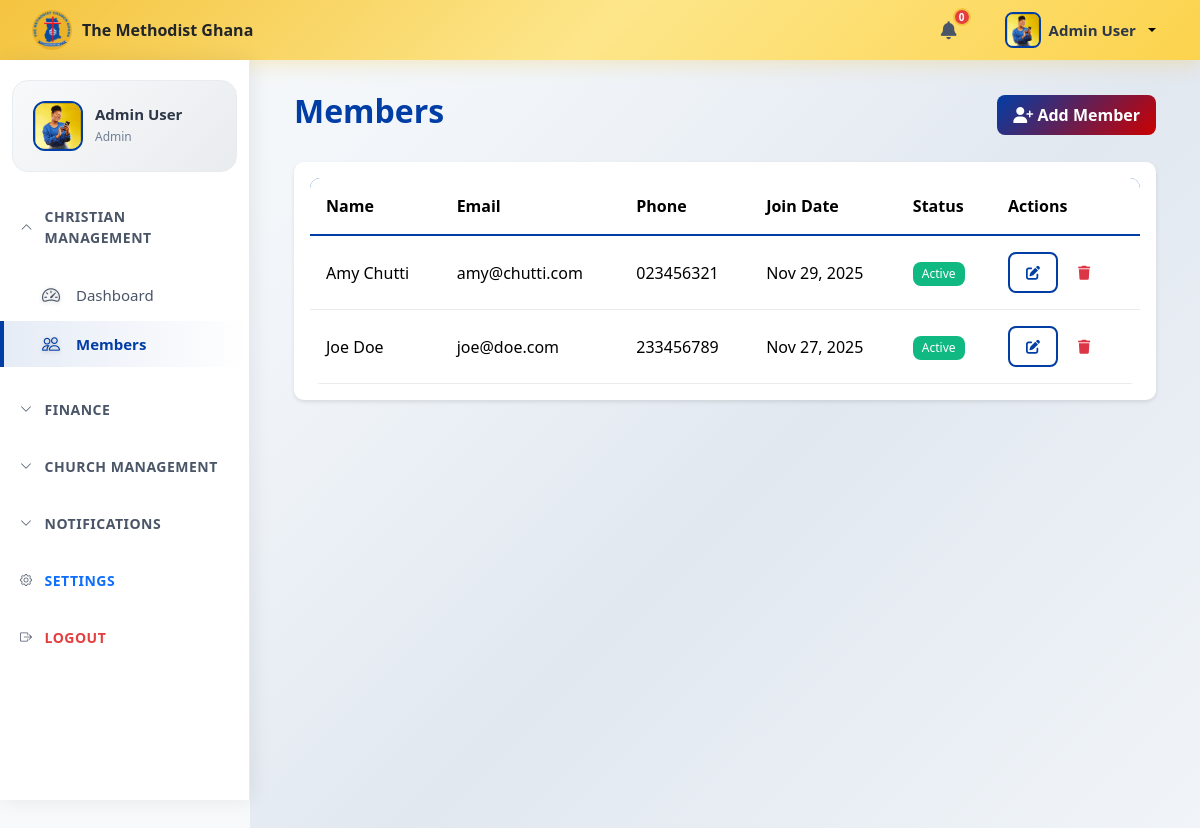
Page /app/views/members.php (signed in) on the earlier database version.
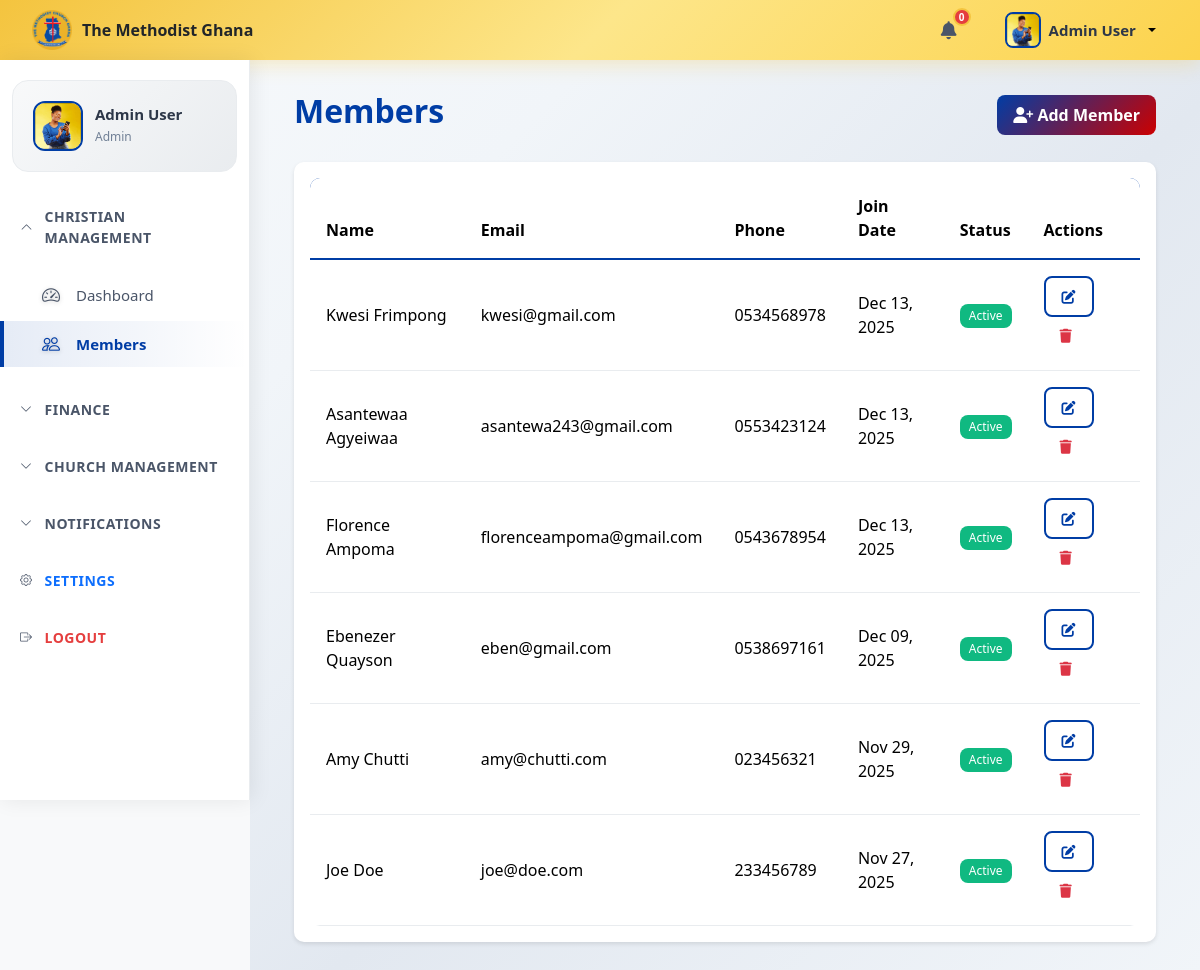
Same page on the later database version.
### tables this page shows
CREATE TABLE `settings` (
  `id` int(11) NOT NULL,
  `setting_key` varchar(100) NOT NULL,
  `setting_value` longtext DEFAULT NULL,
  `description` text DEFAULT NULL,
  `created_at` timestamp NOT NULL DEFAULT current_timestamp(),
  `updated_at` timestamp NOT NULL DEFAULT current_timestamp() ON UPDATE current_timestamp()
);

CREATE TABLE `users` (
  `id` int(11) NOT NULL,
  `email` varchar(255) NOT NULL,
  `password` varchar(255) NOT NULL,
  `first_name` varchar(100) NOT NULL,
  `last_name` varchar(100) NOT NULL,
  `role_id` int(11) NOT NULL,
  `phone` varchar(20) DEFAULT NULL,
  `profile_photo` varchar(255) DEFAULT NULL,
  `is_active` tinyint(1) DEFAULT 1,
  `created_at` timestamp NOT NULL DEFAULT current_timestamp(),
  `updated_at` timestamp NOT NULL DEFAULT current_timestamp() ON UPDATE current_timestamp()
);

CREATE TABLE `members` (
  `id` int(11) NOT NULL,
  `user_id` int(11) DEFAULT NULL,
  `first_name` varchar(100) NOT NULL,
  `last_name` varchar(100) NOT NULL,
  `email` varchar(255) DEFAULT NULL,
  `phone` varchar(20) DEFAULT NULL,
  `date_of_birth` date DEFAULT NULL,
  `gender` varchar(20) DEFAULT NULL,
  `join_date` date DEFAULT NULL,
  `status` varchar(50) DEFAULT 'active',
  `address` varchar(255) DEFAULT NULL,
  `city` varchar(100) DEFAULT NULL,
  `state` varchar(100) DEFAULT NULL,
  `zip_code` varchar(20) DEFAULT NULL,
  `emergency_contact` varchar(100) DEFAULT NULL,
  `emergency_phone` varchar(20) DEFAULT NULL,
  `photo` varchar(255) DEFAULT NULL,
  `created_at` timestamp NOT NULL DEFAULT current_timestamp(),
  `updated_at` timestamp NOT NULL DEFAULT current_timestamp() ON UPDATE current_timestamp()
);

### config/database.php (called while the page is built, shortened)
<?php
class Database {
    private $host = 'localhost';
    private $db_name = 'church_management_system';
    private $user = 'root';
    private $password = '';
    private $pdo;
    private static $instance = null;
    public static function getInstance() {
        if (self::$instance === null) {
            self::$instance = new self();
        }
        return self::$instance;
    }
    public function connect() {
        try {
            $dsn = 'mysql:host=' . $this->host . ';dbname=' . $this->db_name;
            $this->pdo = new PDO($dsn, $this->user, $this->password);
            $this->pdo->setAttribute(PDO::ATTR_ERRMODE, PDO::ERRMODE_EXCEPTION);
            $this->pdo->setAttribute(PDO::ATTR_DEFAULT_FETCH_MODE, PDO::FETCH_ASSOC);
        } catch (PDOException $e) {
            die('Connection Error: ' . $e->getMessage());
        }
    }
    public function getConnection() {
        return $this->pdo;
    }
    public function query($sql, $params = []) {
        try {
            $stmt = $this->pdo->prepare($sql);
            $stmt->execute($params);
            return $stmt;
        } catch (PDOException $e) {
            die('Query Error: ' . $e->getMessage());
        }
    }
    public function fetchAll($sql, $params = []) {
        return $this->query($sql, $params)->fetchAll();
    }
}
?>

### app/models/Member.php (called while the page is built, shortened)
<?php
class Member {
    private $db;
    private $table = 'members';
    public function __construct() {
        $this->db = Database::getInstance()->getConnection();
    }
    public function getAll($limit = null, $offset = 0) {
        $sql = "SELECT * FROM {$this->table} WHERE status = 'active' ORDER BY created_at DESC";
        if ($limit) {
            $sql .= " LIMIT :limit OFFSET :offset";
            $stmt = $this->db->prepare($sql);
            $stmt->bindParam(':limit', $limit, PDO::PARAM_INT);
            $stmt->bindParam(':offset', $offset, PDO::PARAM_INT);
        } else {
            $stmt = $this->db->prepare($sql);
        }
        $stmt->execute();
        return $stmt->fetchAll(PDO::FETCH_ASSOC);
    }
}
?>

### app/views/members.php (the view, shortened to what this page needs)
<?php
$activePage='members';
require_once __DIR__ . '/../../config/database.php';
require_once __DIR__ . '/../models/Member.php';
$member = new Member();
$members = $member->getAll();
?>
<?php include 'header.php'; ?>
<div class="main-content">
    <?php include 'sidebar.php'; ?>
    <div class="container-fluid">
        <div class="d-flex justify-content-between align-items-center mb-4">
            <h2 class="fw-bold" style="color: var(--primary-color);">Members</h2>
            <button class="btn btn-primary" data-bs-toggle="modal" data-bs-target="#addMemberModal">
                <i class="fas fa-user-plus"></i> Add Member
            </button>
        </div>
        <div class="card">
            <div class="card-body">
                <div class="table-responsive">
                    <table class="table table-hover">
                        <thead style="background-color: var(--primary-color); color: white;">
                            <tr>
                                <th>Name</th>
                                <th>Email</th>
                                <th>Phone</th>
                                <th>Join Date</th>
                                <th>Status</th>
                                <th>Actions</th>
                            </tr>
                        </thead>
                        <tbody>
                            <?php foreach ($members as $m): ?>
                                <tr>
                                    <td><?php echo htmlspecialchars($m['first_name'] . ' ' . $m['last_name']); ?></td>
                                    <td><?php echo htmlspecialchars($m['email'] ?? 'N/A'); ?></td>
                                    <td><?php echo htmlspecialchars($m['phone'] ?? 'N/A'); ?></td>
                                    <td><?php echo date('M d, Y', strtotime($m['join_date'] ?? $m['created_at'])); ?></td>
                                    <td><span class="badge bg-success"><?php echo ucfirst($m['status']); ?></span></td>
                                    <td>
                                            <button class="btn btn-sm btn-outline-primary editBtn" data-bs-toggle="modal" data-bs-target="#editMemberModal<?php echo $m['id']; ?>">
                                            <i class="fas fa-edit"></i>
                                        </button>
                                        <button class="btn btn-sm btn-outline-danger" onclick="confirmDelete(<?php echo $m['id']; ?>)">
                                            <i class="fas fa-trash"></i>
                                        </button>
                                    </td>
                                </tr>
                            <?php endforeach; ?>
                        </tbody>
                    </table>
                </div>
            </div>
        </div>
    </div>
</div>

### app/views/header.php (shortened to what this page needs)
<?php
require_once __DIR__ . '/../../config/database.php';
$pdo = Database::getInstance()->getConnection();
$userId = $_SESSION['user_id'] ?? null;
$user = null;
if($userId) {
    $stmt = $pdo->prepare("SELECT first_name, last_name, profile_photo FROM users WHERE id = :id");
    $stmt->execute([':id' => $userId]);
    $user = $stmt->fetch(PDO::FETCH_ASSOC);
}
$db = Database::getInstance();
$settings = $db->fetchAll("SELECT * FROM settings");
$church_name = 'The Methodist Church Ghana';
foreach ($settings as $setting) {
    if ($setting['setting_key'] === 'church_name') $church_name = $setting['setting_value'];
}
?>
<!DOCTYPE html>
<html lang="en">
<head>
    <link href="https://cdn.jsdelivr.net/npm/bootstrap@5.3.2/dist/css/bootstrap.min.css" rel="stylesheet">
    <link rel="stylesheet" href="https://cdn.jsdelivr.net/npm/bootstrap-icons@1.11.0/font/bootstrap-icons.css">
    <link rel="stylesheet" href="https://cdnjs.cloudflare.com/ajax/libs/font-awesome/6.4.0/css/all.min.css">
    <link rel="stylesheet" href="<?php echo BASE_URL;?>/assets/css/style.css?v=<?php echo time(); ?>">
</head>
<body>
<?php
include __DIR__ . '/navbar.php';
?>

### app/views/navbar.php (shortened to what this page needs)
<?php
require_once __DIR__ . '/../../config/database.php';
?>
    <nav class="top-navbar">
        <div class="top-nav-left">
            <div class="d-none d-md-flex align-items-center">
                <img src="<?php echo BASE_URL;?>/assets/images/methodist-logo.png" alt="Logo" style="height: 40px; margin-right: 10px;">
                <span class="fw-bold text-dark"><?php echo htmlspecialchars($church_name); ?></span>
            </div>
        </div>
        <div class="top-nav-right">
         <div class="dropdown">
            <button class="top-nav-icon-btn notification-btn" data-bs-toggle="dropdown">
                <i class="fas fa-bell"></i>
                <span class="notification-badge"><?= $unread_count['COUNT(*)'] ?? 0 ?></span>
            </button>
         </div>
            <div class="dropdown user-dropdown ms-2">
                <button class="user-profile-btn dropdown-toggle" data-bs-toggle="dropdown">
                    <img src="<?php echo BASE_URL; echo '/'; echo htmlspecialchars($user['profile_photo'] ?? '/assets/images/placeholder-user.jpg'); ?>" alt="User" class="user-thumbnail">
                    <span class="d-none d-md-inline user-name-top"><?php echo htmlspecialchars($user['first_name'] . ' ' . $user['last_name']); ?></span>
                </button>
            </div>
        </div>
    </nav>
</body>
</html>

### app/views/sidebar.php (shortened to what this page needs)
<?php
include_once __DIR__ . '/../../config/database.php';
$pdo = Database::getInstance()->getConnection();
$userId = $_SESSION['user_id'] ?? null;
$user = null;
if($userId) {
    $stmt = $pdo->prepare("SELECT first_name, last_name, profile_photo FROM users WHERE id = :id");
    $stmt->execute([':id' => $userId]);
    $user = $stmt->fetch(PDO::FETCH_ASSOC);
}
$activePage = isset($activePage) ? $activePage : 'dashboard';
function isActive($page, $current){
    return $page === $current ? 'active' : '';
}
function isCollapsed($group, $current){
    $groups = [
        'christianManagement' => ['dashboard', 'members'],
        'finance' => ['donations', 'expenses', 'overview'],
        'churchManagement' => ['ministries', 'events', 'attendance', 'service'],
        'notifications' => ['notifications']
    ];
    if(isset($groups[$group]) && in_array($current, $groups[$group])){
        return 'show';
    }
    return '';
}
?>
<nav class="sidebar sidebar-menu-groups" id="sidebar">
    <div class="sidebar-user-card">
        <div class="user-avatar">
            <img src="<?php echo BASE_URL; echo '/'; echo htmlspecialchars($user['profile_photo'] ?? '/assets/images/placeholder-user.jpg'); ?>" alt="User">
        </div>
        <div class="user-info">
            <h6><?php echo htmlspecialchars($user['first_name'] . ' ' . $user['last_name']); ?></h6>
            <span class="user-role"><?php echo htmlspecialchars($_SESSION['user_role']); ?></span>
        </div>
    </div>
    <div class="sidebar-menu-groups">
        <div class="menu-group">
            <div class="menu-group-header"   data-bs-target="#christianManagement" aria-expanded="<?= isCollapsed('christianManagement', $activePage) ? 'true' : 'false' ?>">
                <i class="bi bi-chevron-down"></i>
                <span>Christian Management</span>
            </div>
            <ul class="sidebar-menu collapse <?= isCollapsed('christianManagement', $activePage) ?>" id="christianManagement">
                <li><a href="dashboard.php" class="<?= isActive('dashboard', $activePage) ?>"><i class="bi bi-speedometer2"></i> Dashboard</a></li>
                <li><a href="members.php" class="<?= isActive('members', $activePage) ?>"><i class="bi bi-people"></i> Members</a></li>
            </ul>
        </div>
        <div class="menu-group">
            <div class="menu-group-header"  data-bs-target="#finance" aria-expanded="<?= isCollapsed('finance', $activePage) ? 'true' : 'false' ?>">
                <i class="bi bi-chevron-down"></i>
                <span>Finance</span>
            </div>
        </div>
        <div class="menu-group">
            <div class="menu-group-header"  data-bs-target="#churchManagement" aria-expanded="<?= isCollapsed('churchManagement', $activePage) ? 'true' : 'false' ?>">
                <i class="bi bi-chevron-down"></i>
                <span>Church Management</span>
            </div>
        </div>
        <div class="menu-group">
            <div class="menu-group-header"  data-bs-target="#notifications">
                <i class="bi bi-chevron-down"></i>
                <span>Notifications</span>
            </div>
        </div>
        <div class="menu-group">
            <div class="menu-group-header">
                <i class="bi bi-gear"></i>
                <span><a href="<?php echo BASE_URL; ?>/app/views/settings.php" class="menu-link <?= isActive('settings', $activePage) ?>">Settings</a></span>
            </div>
        </div>
        <div class="menu-group">
            <div class="menu-group-header">
                <i class="bi bi-box-arrow-right"></i>
                <span><a href="<?php echo BASE_URL; ?>/app/controllers/logout.php" class="menu-link logout-link"> Logout
        </a></span>
            </div>
        </div>
    </div>
</nav>

Differences in the rows shown:
added members: first_name+last_name "Kwesi Frimpong", email "kwesi@gmail.com", phone "0534568978", join_date "Dec 13, 2025", status "Active"
added members: first_name+last_name "Asantewaa Agyeiwaa", email "asantewa243@gmail.com", phone "0553423124", join_date "Dec 13, 2025", status "Active"
added members: first_name+last_name "Florence Ampoma", email "florenceampoma@gmail.com", phone "0543678954", join_date "Dec 13, 2025", status "Active"
added members: first_name+last_name "Ebenezer Quayson", email "eben@gmail.com", phone "0538697161", join_date "Dec 09, 2025", status "Active"
